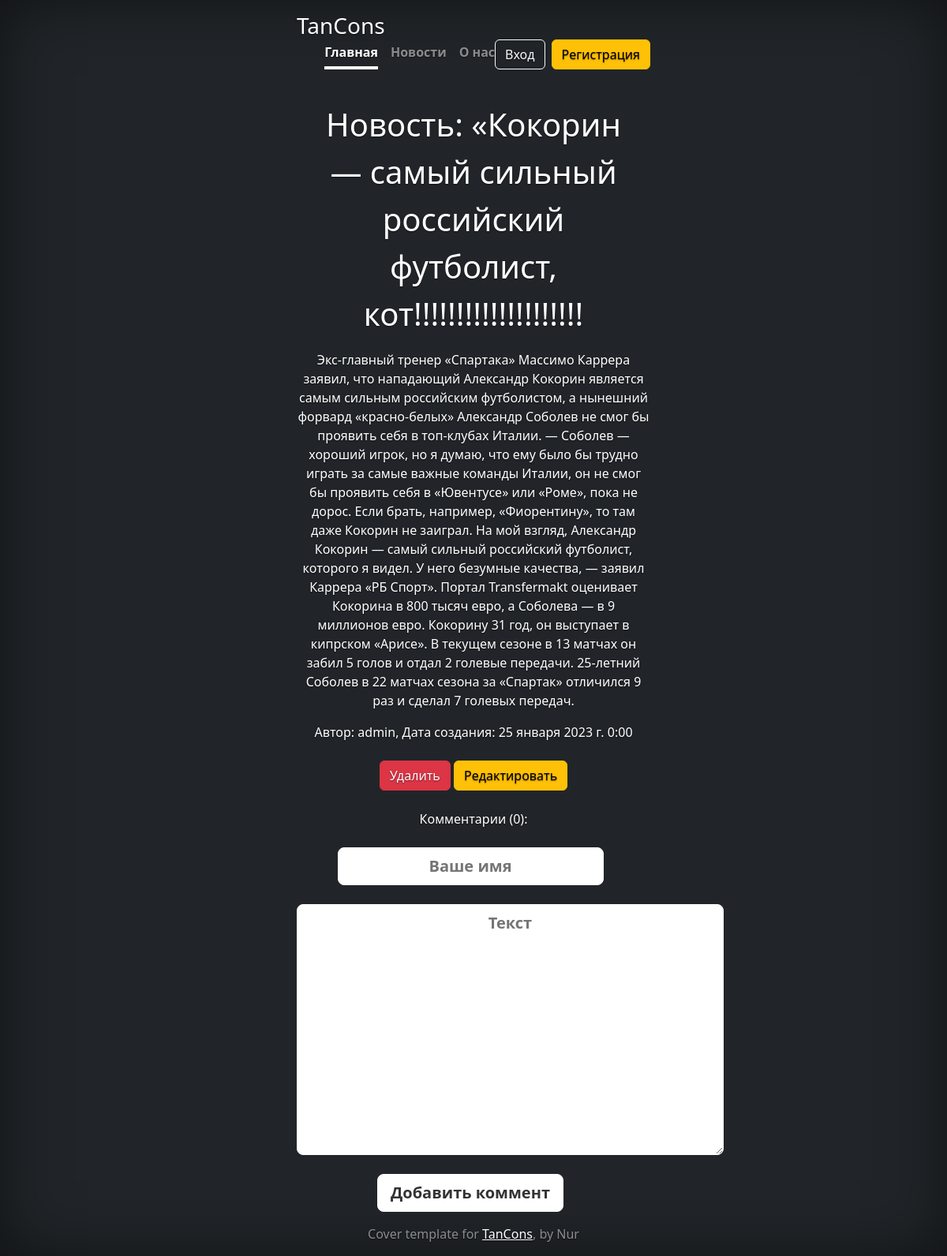
Screenshot of /news/8 with the database file from the repository.
### news/models.py (models this page shows, shortened)
class Texts(models.Model):
    title = models.CharField('Название', max_length=70)
    anons = models.CharField('Анонс', max_length=250)
    f_text = models.TextField('Статья')
    author = models.ForeignKey(User, verbose_name='автор', on_delete=models.CASCADE, blank=True, null=True, related_name='user_name')
    date = models.DateTimeField('Дата и время')
    class Meta:
        verbose_name = 'Новость'
        verbose_name_plural = 'Новости'

### news/views.py (the view)
# urls.py: path('<int:pk>', views.add_comment, name='news-detail'),
def add_comment(request, pk):
    post = get_object_or_404(Texts, id=pk)
    comment = Comments.objects.filter(numbers=pk)
    comment_count = comment.count()
    if request.method == 'POST':
        cform = CommentsForm(data=request.POST)
        if cform.is_valid():
            comment = cform.save(commit=False)
            comment.numbers_id = pk
            comment.save()
            return redirect('news-detail', pk)
    else:
        cform = CommentsForm
    return render(request, 'news/detail_view.html', {
        'new': post,
        'comment': comment,
        'comment_c': comment_count,
        'form': cform})

### news/templates/news/detail_view.html (shortened to what this page needs)
{% extends 'myapp1/layout.html' %}
        {% block body %}
        <div class="text-bg-dark p-3 fs-1 text">Новость: {{ new.title }}</div>
            <div class="news">
                <p>{{ new.f_text }}</p>
                <span class="datatime">Автор: {{ new.author }},  </span>
                <span class="datatime">Дата создания: {{ new.date }}</span>
                <br>
                <br>
                <a href="{% url 'news-delete' new.id %}" class="btn btn-danger">Удалить</a>
                <a href="{% url 'news-update' new.id %}" class="btn btn-warning">Редактировать</a>
                <br><br>
                Комментарии ({{ comment_c }}):
                <br><br>
                <div class="mb-3">
                <form method="POST">
                    {{ form.kom_name }}
                <br>
                <br>
                    {{ form.kom_text }}
                <br><br>
                <button class="btn btn-outline-light me-2 btn btn-lg btn-light fw-bold border-white bg-white" type="submit">Добавить коммент</button>
                </form>
                </div>
            </div>
        {% endblock %}

### myapp1/static/myapp1/css/myapp1.css (style rules this page uses)
.btn-light, .btn-light:hover, .btn-light:focus { color: #333; text-shadow: none; }
body { text-shadow: 0 .05rem .1rem rgba(0, 0, 0, .5); box-shadow: inset 0 0 5rem rgba(0, 0, 0, .5); }

### rows the page displays
Texts: title "«Кокорин — самый сильный российский футболист, кот!!!!!!!!!!!!!!!!!!!!", f_text "Экс‑главный тренер «Спартака» Массимо Каррера заявил, что нападающий Александр Кокорин является самым сильным российским футболистом, а нынешний форвард «красно‑белых» Александр Соболев не смог бы проявить себя в топ‑клубах Италии. — Соболев — хороший игрок, но я думаю, что ему было бы трудно играть за самые важные команды Италии, он не смог бы проявить себя в «Ювентусе» или «Роме», пока не дорос. Если брать, например, «Фиорентину», то там даже Кокорин не заиграл. На мой взгляд, Александр Кокорин — самый сильный российский футболист, которого я видел. У него безумные качества, — заявил Каррера «РБ Спорт». Портал Transfermakt оценивает Кокорина в 800 тысяч евро, а Соболева — в 9 миллионов…", author "admin", date "25 января 2023 г. 0:00"

### other values shown
{{ comment_c }} "0"
